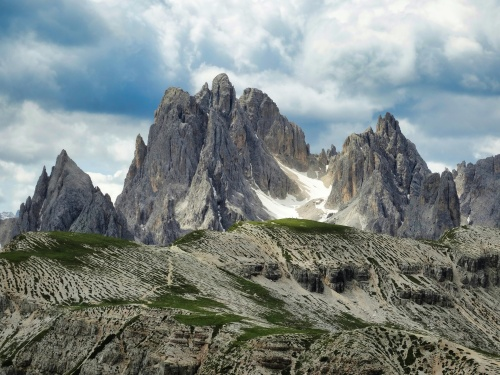
#> input picture stock_images/resized_img.jpg, 500 x 375 px
$ python gaussian_blur.py
#> lines starting #> are read from the running program, lines starting #| are printed output that depends on the picture
# import necessary libraries
import cv2

# read an image
img = cv2.imread("../stock_images/resized_img.jpg")
#> img is the input picture: shape (375, 500, 3); mean B, G, R 133.5, 135.3, 126.6

# apply gaussian blur to reduce noise which can cause inaccuracy
gaussian_img = cv2.GaussianBlur(img, (41, 41), 50)
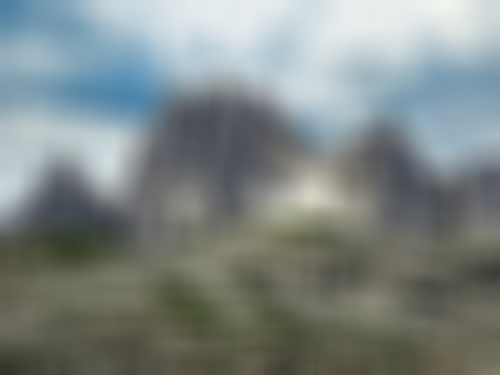
#> gaussian_img: shape (375, 500, 3); mean B, G, R 133.5, 135.3, 126.6
gaussian_img_mild = cv2.GaussianBlur(img, (21, 21), 0)
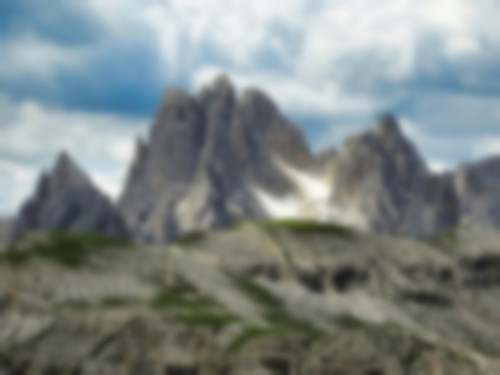
#> gaussian_img_mild: shape (375, 500, 3); mean B, G, R 133.5, 135.3, 126.6

cv2.imshow("Original", img)
cv2.imshow("Strong Gaussian Blur", gaussian_img)
cv2.imshow("Mild Gaussian Blur", gaussian_img_mild)

cv2.waitKey(5000)
cv2.destroyAllWindows()
